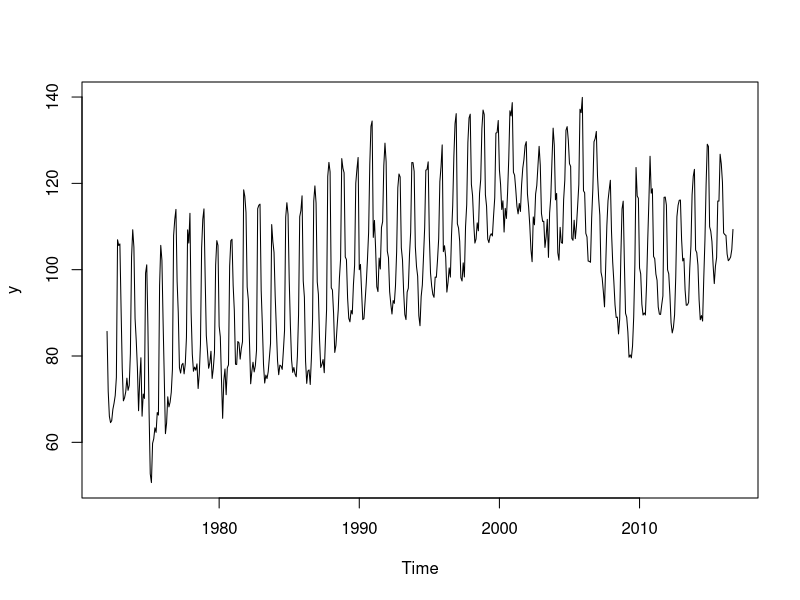
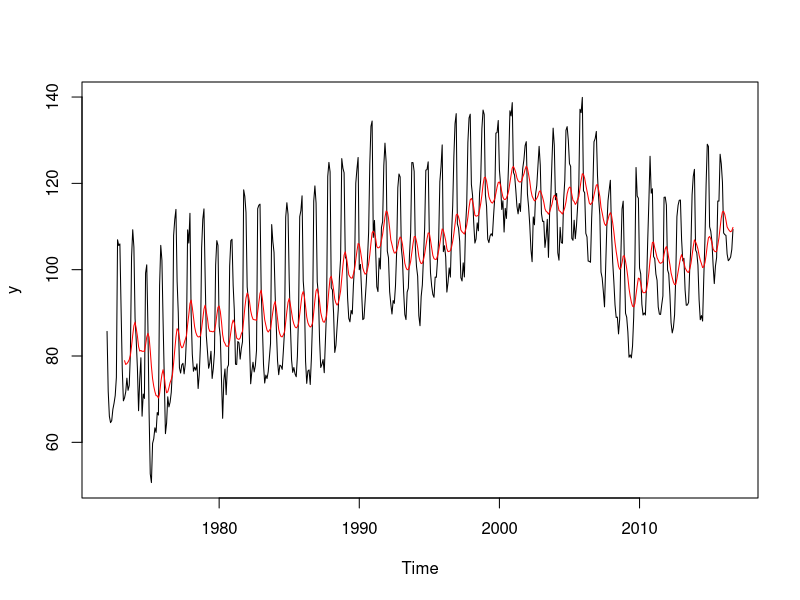
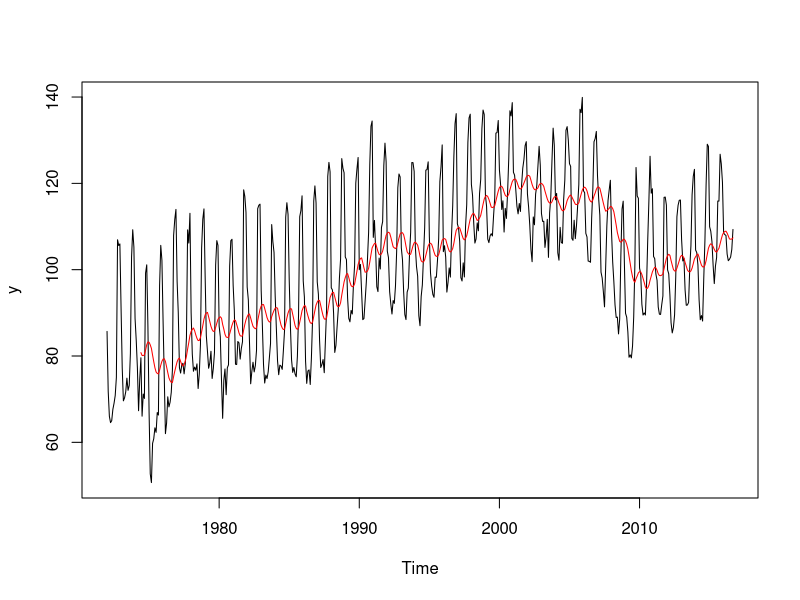
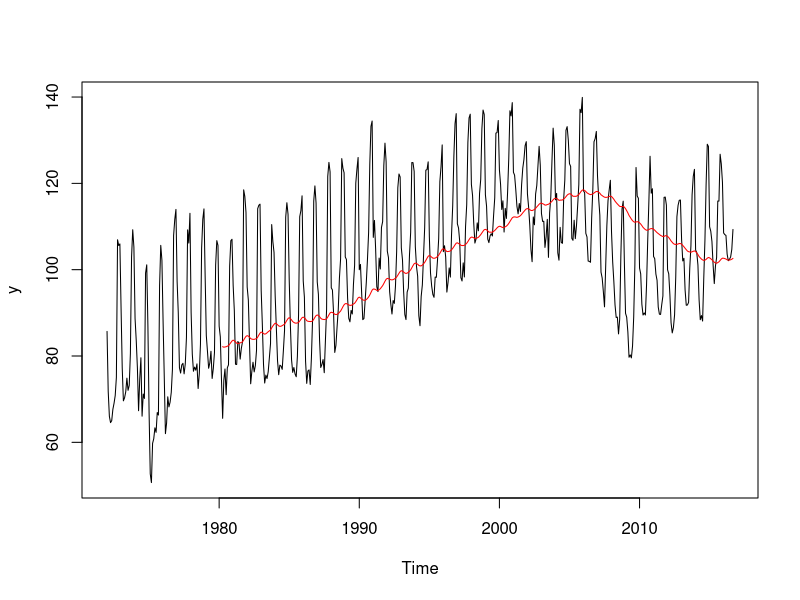
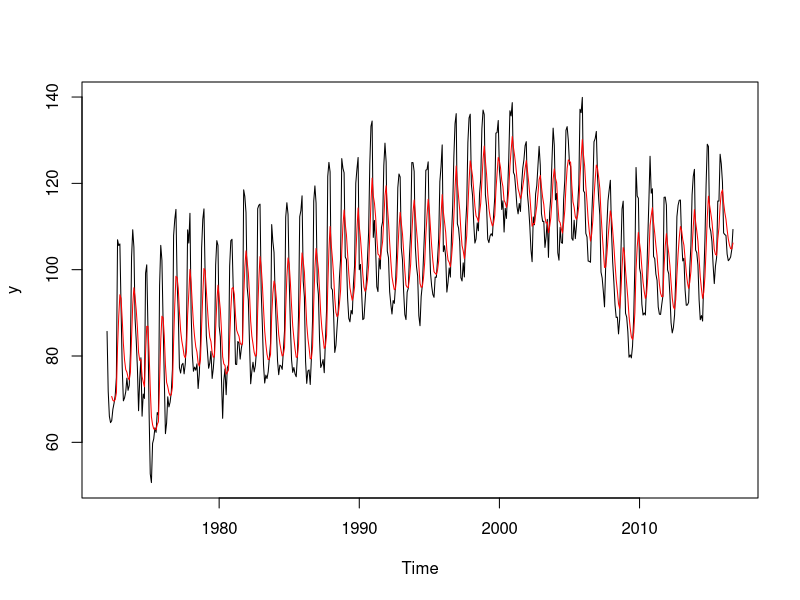
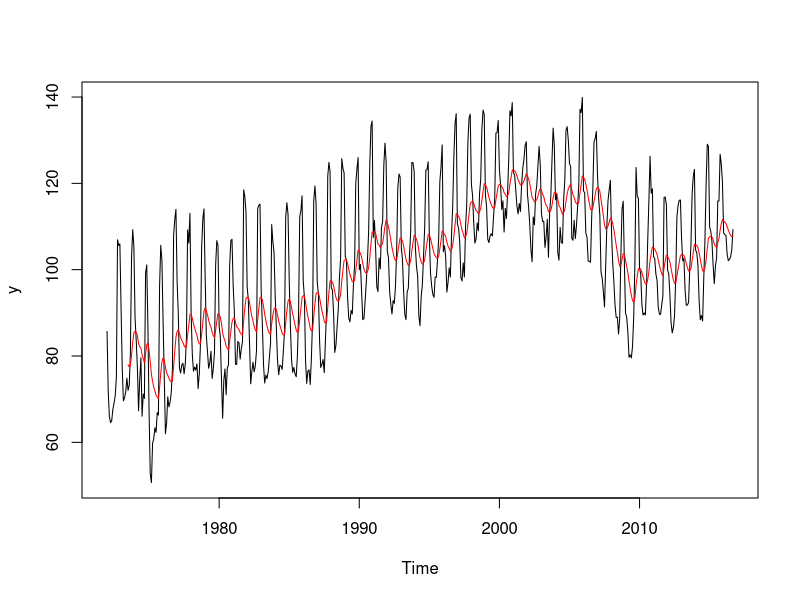
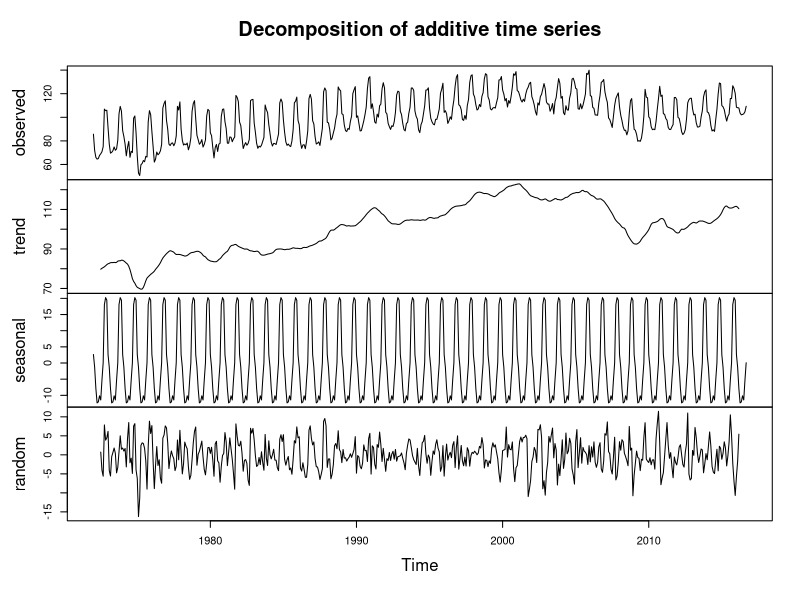
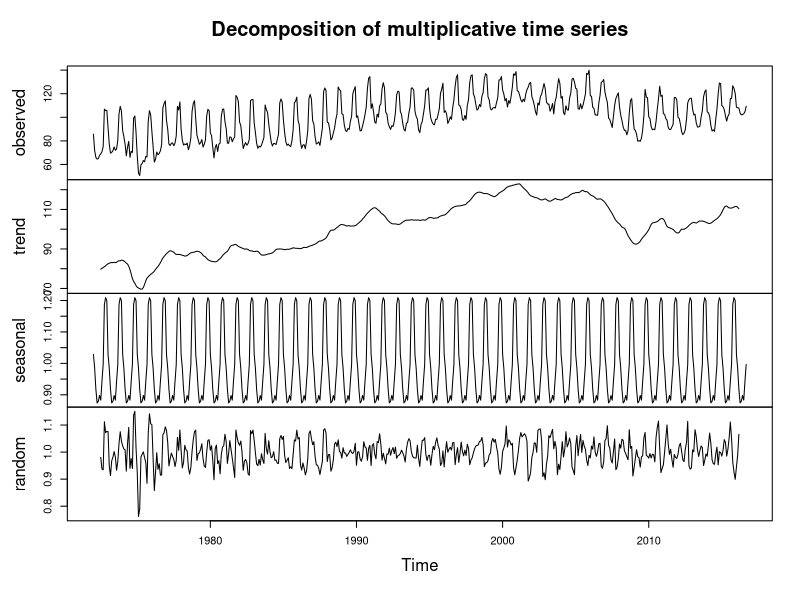

R code for these plots, in order:
## ---- chunk 1
knitr::opts_chunk$set(echo = TRUE)
## ---- chunk 2
library(TTR)
library(forecast)
df <- read.csv("candy_production.csv")
y <- ts(df$IPG3113N, start = c(1972,1), end = c(2016, 9), freq = 12)
plot(y)
## ---- chunk 3
k = 16
y_sma = SMA(y, n = k)
plot(y)
lines(y_sma, col = "red")
## ---- chunk 4
k = 30
y_sma = SMA(y, n = k)
plot(y)
lines(y_sma, col = "red")
## ---- chunk 5
k = 100
y_sma = SMA(y, n = k)
plot(y)
lines(y_sma, col = "red")
## ---- chunk 6
plot(y)
w = .7
y_ema = EMA(y, ratio = 1-w)
lines(y_ema, col = "red")
## ---- chunk 7
plot(y)
w = .9
y_ema = EMA(y, ratio = 1-w)
lines(y_ema, col = "red")
## ---- chunk 8
ourDecomposition <- decompose(y, type="additive")
plot(ourDecomposition)
ourDecomposition <- decompose(y, type="multiplicative")
plot(ourDecomposition)
## ---- chunk 9
ourDecomposition <- stl(y, s.window = "periodic")
plot(ourDecomposition)
## ---- chunk 10
acf(y)
## ---- chunk 11
pacf(y)
## ---- chunk 12
p = .2 

nValid <- round(.2*length(y))
nTrain <- length(y) - nValid
train.ts <- window(y, start = c(1972, 1), end = c(1972, nTrain))
valid.ts <- window(y, start = c(1972, nTrain + 1), end = c(1972, nTrain + nValid))

# Modeling
# baseline models

# average method: forecast by the average of the training series
model1 = meanf(train.ts, h = nValid, level = 0)

# naive: forecast by the last observation of the series
model2 = naive(train.ts, h = nValid, level = 0)

# seasonal naive: forecast by the last season
model3 = snaive(train.ts, h = nValid, level = 0)

# drift: drawing the line from the first to the last observation
model4 = rwf(train.ts, h = nValid, level = 0, drift = TRUE)



# more advanced model
model5 = HoltWinters(train.ts, alpha=TRUE, 
                            beta=TRUE, 
                            gamma=TRUE)
model6 = auto.arima(train.ts)
## ---- chunk 13
checkresiduals(model1)
checkresiduals(model2)
checkresiduals(model3)
checkresiduals(model4)
checkresiduals(model5)
checkresiduals(model6)
## ---- chunk 14
forecast1 = forecast(model1, h = nValid, level = 0)
forecast2 = forecast(model2, h = nValid, level = 0)
forecast3 = forecast(model3, h = nValid, level = 0)
forecast4 = forecast(model4, h = nValid, level = 0)
forecast5 = forecast(model5, h = nValid, level = 0)
forecast6 = forecast(model6, h = nValid, level = 0)


# plotting forecast
plot(forecast1)
lines(valid.ts, col = 'red')

plot(forecast2)
lines(valid.ts, col = 'red')

plot(forecast3)
lines(valid.ts, col = 'red')

plot(forecast4)
lines(valid.ts, col = 'red')

plot(forecast5)
lines(valid.ts, col = 'red')

plot(forecast6)
lines(valid.ts, col = 'red')

a1 = accuracy(forecast1$mean, valid.ts)
a2 = accuracy(forecast2$mean, valid.ts)
a3 = accuracy(forecast3$mean, valid.ts)
a4 = accuracy(forecast4$mean, valid.ts)
a5 = accuracy(forecast5$mean, valid.ts)
a6 = accuracy(forecast6$mean, valid.ts)

rbind(a1, a2, a3,a4, a5, a6)
## ---- chunk 15
selected_model =  snaive(y)
new_forecast = forecast(selected_model)
plot(new_forecast)
